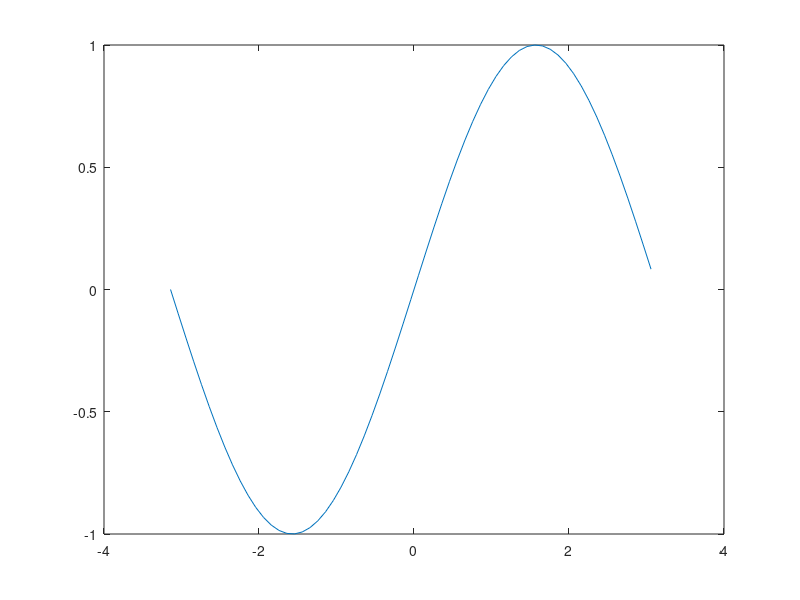

Recreate this plot in MATLAB.
function sample_one
%SAMPLE_ONE Summary of this function goes here
%   Detailed explanation goes here

% It is a sample function one. :)

disp('We are here in sample function one!!!');
x = -pi:.1:pi;
y = sin(x);
plot(x,y);

end

